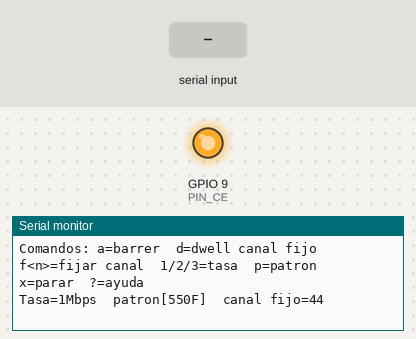
Recording of a sketch running on a simulated ESP32-S3. Shown: output pins drawn as LEDs (lit = HIGH), the last lines printed to the serial monitor. The inputs (shaded band) are chosen by the test bench. Pins used as bus, display or sensor lines are not drawn.

Above: at 1.7 s.
1.8 s: "1" received over Serial
At 3.0 s:
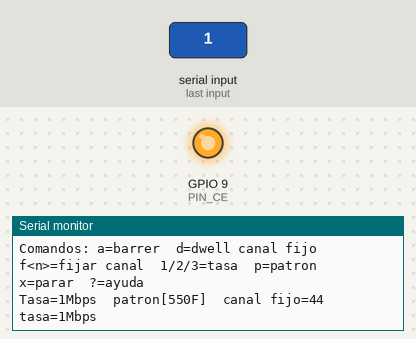
3.3 s: "3" received over Serial
At 4.2 s:
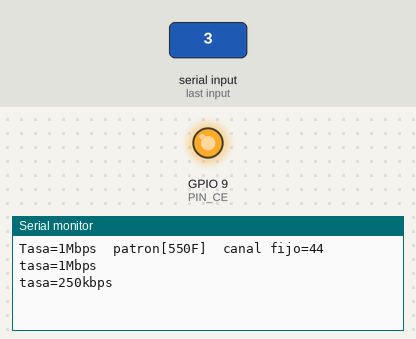
4.8 s: "p" received over Serial
At 5.4 s:
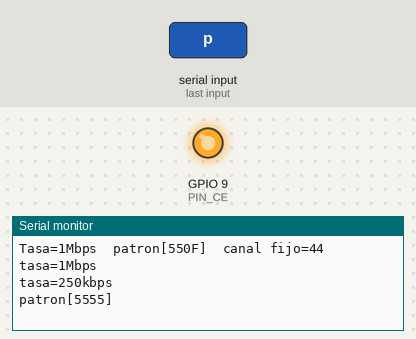

The sketch:

nrf24_sniff.ino
```cpp
// ============================================================================
// DronLink - nrf24_sniff
// Sniffer PROMISCUO de 2.4 GHz con nRF24L01+ para capturar y volcar los
// paquetes que emite el mando del dron (modelo L0712/L0717, dron balon H18).
//
// Placa:  YD-ESP32-S3 (YD-ESP32-23 V1.3)  FQBN esp32s3,FlashSize=16M,PSRAM=opi
// Radio:  nRF24L01+ (mismo cableado que nrf24_multi: CE=9 CSN=10 SCK=12 MOSI=11 MISO=13)
//
// Metodo (Goodspeed/Betz): CRC off, auto-ack off, direccion corta de 2 bytes
// puesta a un patron tipo preambulo (0x55/0xAA) para "engancharse" al preambulo
// de CUALQUIER paquete; se recibe siempre 32 bytes crudos. Se barre el canal y
// se vuelca en hex lo que caiga. Luego se analiza (y se descifra XN297) offline.
//
// Serie 115200. Comandos:
//   a         barrer todos los canales (lista los que tienen trafico)
//   d         "dwell": quedarse en el canal fijo y volcar todo lo que llegue
//   f<n>      fijar canal n (0..125)   ej: f44
//   1 / 2 / 3 tasa 1Mbps / 2Mbps / 250kbps
//   p         rotar patron de direccion promiscua (55 55 / AA AA / 00 AA / 55)
//   x         parar
//   ?         ayuda
// ============================================================================

#include <Arduino.h>
#include <SPI.h>

// ---- Pines ------------------------------------------------------------------
static const int PIN_CE = 9, PIN_CSN = 10, PIN_SCK = 12, PIN_MOSI = 11, PIN_MISO = 13;

SPIClass nrfSPI(FSPI);
static inline void CSN(bool h){ digitalWrite(PIN_CSN, h); }
static inline void CE(bool h){ digitalWrite(PIN_CE, h); }

// ---- Registros nRF24 --------------------------------------------------------
enum {
  R_CONFIG=0x00, R_EN_AA=0x01, R_EN_RXADDR=0x02, R_SETUP_AW=0x03, R_SETUP_RETR=0x04,
  R_RF_CH=0x05, R_RF_SETUP=0x06, R_STATUS=0x07, R_RX_ADDR_P0=0x0A, R_RX_PW_P0=0x11,
  R_FIFO_STATUS=0x17, R_DYNPD=0x1C, R_FEATURE=0x1D
};
static const uint8_t C_R_RX_PAYLOAD=0x61, C_FLUSH_RX=0xE2, C_W_REGISTER=0x20, C_R_REGISTER=0x00, C_NOP=0xFF;

uint8_t wreg(uint8_t r, uint8_t v){ CSN(0); nrfSPI.transfer(C_W_REGISTER|r); uint8_t s=nrfSPI.transfer(v); CSN(1); return s; }
uint8_t rreg(uint8_t r){ CSN(0); nrfSPI.transfer(C_R_REGISTER|r); uint8_t v=nrfSPI.transfer(C_NOP); CSN(1); return v; }
void wregN(uint8_t r, const uint8_t* b, uint8_t n){ CSN(0); nrfSPI.transfer(C_W_REGISTER|r); for(uint8_t i=0;i<n;i++) nrfSPI.transfer(b[i]); CSN(1); }
void cmd(uint8_t c){ CSN(0); nrfSPI.transfer(c); CSN(1); }
void readPayload(uint8_t* b, uint8_t n){ CSN(0); nrfSPI.transfer(C_R_RX_PAYLOAD); for(uint8_t i=0;i<n;i++) b[i]=nrfSPI.transfer(C_NOP); CSN(1); }

// ---- Estado -----------------------------------------------------------------
uint8_t  rate = 0;          // 0=1M 1=2M 2=250K
uint8_t  rfsetup_for_rate(){ return rate==0?0x06 : rate==1?0x0E : 0x26; }
const char* rate_name(){ return rate==0?"1Mbps":rate==1?"2Mbps":"250kbps"; }

uint8_t  addrPat = 0;       // patron de direccion promiscua
uint8_t  promAW; uint8_t promAddr[5]; uint8_t promAWlen;
void setAddrPattern(uint8_t p){
  // SETUP_AW: 0=2bytes(ilegal pero clones=2B), 1=3B,2=4B,3=5B
  switch(p){
    // Patron 0 = preambulo XN297 (55 0F 71), 3 bytes: engancha SOLO paquetes
    // XN297 reales (lo que usan estos juguetes) -> casi sin ruido.
    case 0: promAWlen=3; promAW=0x01; promAddr[0]=0x55; promAddr[1]=0x0F; promAddr[2]=0x71; break;
    case 1: promAWlen=2; promAW=0x00; promAddr[0]=0x55; promAddr[1]=0x55; break;
    case 2: promAWlen=2; promAW=0x00; promAddr[0]=0xAA; promAddr[1]=0xAA; break;
    default:promAWlen=2; promAW=0x00; promAddr[0]=0x00; promAddr[1]=0xAA; break;
  }
}

uint8_t  fixedCh = 44;
enum Mode { IDLE, SWEEP, DWELL, FASTSWEEP };
Mode mode = IDLE;

// ---- Configuracion promiscua (Betz/Goodspeed) ------------------------------
void promInit(uint8_t ch){
  CE(0);
  wreg(R_CONFIG, 0x70);            // IRQs OFF, CRC OFF, PWR_DOWN, PRX
  wreg(R_EN_AA, 0x00);             // auto-ack off
  wreg(R_EN_RXADDR, 0x01);         // pipe 0
  wreg(R_SETUP_AW, promAW);        // 2 bytes (ilegal->2B en clones)
  wreg(R_SETUP_RETR, 0x00);
  wreg(R_RF_CH, ch);
  wreg(R_RF_SETUP, rfsetup_for_rate());
  wregN(R_RX_ADDR_P0, promAddr, promAWlen);
  wreg(R_RX_PW_P0, 32);            // payload fijo 32
  wreg(R_DYNPD, 0x00);
  wreg(R_FEATURE, 0x00);
  cmd(C_FLUSH_RX);
  wreg(R_STATUS, 0x70);            // limpia flags
  wreg(R_CONFIG, 0x73);            // PWR_UP + PRX (CRC off, IRQ off)
  delayMicroseconds(1500);
  CE(1);
}

void setChannel(uint8_t ch){ CE(0); wreg(R_RF_CH, ch); cmd(C_FLUSH_RX); wreg(R_STATUS,0x70); CE(1); delayMicroseconds(300); }

bool rxReady(){ return !(rreg(R_FIFO_STATUS) & 0x01); }   // FIFO no vacia

void dumpFrame(uint8_t ch, const uint8_t* b){
  Serial.printf("CH%3u %-7s AW%u[%02X%02X] : ", ch, rate_name(), promAWlen, promAddr[0], promAddr[1]);
  for(uint8_t i=0;i<32;i++) Serial.printf("%02X", b[i]);
  Serial.println();
}

// ---- Barrido LENTO: cuenta paquetes por canal (una pasada) ------------------
void doSweep(){
  Serial.printf("\n== SWEEP %s patron[%02X%02X] (escuchando ~35ms/canal) ==\n", rate_name(), promAddr[0], promAddr[1]);
  uint16_t total=0;
  for(uint8_t ch=0; ch<126; ch++){
    setChannel(ch);
    uint32_t t0=millis(); uint8_t cnt=0; uint8_t sample[32]; bool got=false;
    while(millis()-t0 < 35){
      if(rxReady()){ readPayload(sample,32); wreg(R_STATUS,0x40); cnt++; got=true; if(cnt>=200) break; }
    }
    if(got){ total+=cnt; Serial.printf("CH%3u (%4u MHz): %3u pkts | muestra ", ch, 2400+ch, cnt); for(uint8_t i=0;i<16;i++) Serial.printf("%02X",sample[i]); Serial.println(); }
    if(Serial.available()) break;
  }
  Serial.printf("== fin sweep, total %u pkts ==\n", total);
}

// ---- Barrido RAPIDO continuo: vuelca cada paquete con su canal --------------
// ~6 ms/canal sobre 0..99 -> toda la banda en ~0.6 s. Para cazar rafagas (bind).
void doFastSweep(){
  for(uint8_t ch=10; ch<60; ch++){     // zona del bind (canales bajos-medios)
    setChannel(ch);
    uint32_t t0=millis();
    while(millis()-t0 < 6){
      if(rxReady()){
        uint8_t b[32]; readPayload(b,32); wreg(R_STATUS,0x40);
        Serial.printf("CH%3u:", ch);
        for(uint8_t i=0;i<24;i++) Serial.printf("%02X", b[i]);
        Serial.println();
      }
    }
    if(Serial.available()) return;   // atiende comandos entre pasadas
  }
}

void setup(){
  Serial.begin(115200);
  delay(400);
  pinMode(PIN_CE, OUTPUT); pinMode(PIN_CSN, OUTPUT); CE(0); CSN(1);
  nrfSPI.begin(PIN_SCK, PIN_MISO, PIN_MOSI, -1);
  nrfSPI.beginTransaction(SPISettings(8000000, MSBFIRST, SPI_MODE0));
  delay(100);
  setAddrPattern(addrPat);
  promInit(fixedCh);
  Serial.println(F("\n=== DronLink nrf24_sniff (modo promiscuo) ==="));
  Serial.println(F("Enciende el MANDO del dron cerca (en modo bind: mando on, dron off)."));
  Serial.println(F("Comandos: a=barrer  d=dwell canal fijo  f<n>=fijar canal  1/2/3=tasa  p=patron  x=parar  ?=ayuda"));
  Serial.printf("Tasa=%s  patron[%02X%02X]  canal fijo=%u\n", rate_name(), promAddr[0], promAddr[1], fixedCh);
}

void handleSerial(){
  static String num="";
  while(Serial.available()){
    char c=Serial.read();
    if(c=='f'){ num=""; // leer numero a continuacion
      // espera breve a los digitos
      uint32_t t=millis(); String n="";
      while(millis()-t<300){ if(Serial.available()){ char d=Serial.read(); if(d>='0'&&d<='9'){ n+=d; t=millis(); } else break; } }
      if(n.length()){ fixedCh=constrain(n.toInt(),0,125); setChannel(fixedCh); Serial.printf("canal fijo=%u (%u MHz)\n",fixedCh,2400+fixedCh);}
      continue;
    }
    switch(c){
      case 'a': mode=SWEEP; break;
      case 'F': mode=FASTSWEEP; Serial.println("FAST SWEEP continuo (ch0-99, ~6ms/ch)"); break;
      case 'd': mode=DWELL; promInit(fixedCh); Serial.printf("DWELL en CH%u %s patron[%02X%02X]\n",fixedCh,rate_name(),promAddr[0],promAddr[1]); break;
      case 'x': mode=IDLE; Serial.println("parado"); break;
      case '1': rate=0; promInit(fixedCh); Serial.printf("tasa=%s\n",rate_name()); break;
      case '2': rate=1; promInit(fixedCh); Serial.printf("tasa=%s\n",rate_name()); break;
      case '3': rate=2; promInit(fixedCh); Serial.printf("tasa=%s\n",rate_name()); break;
      case 'p': addrPat=(addrPat+1)&3; setAddrPattern(addrPat); promInit(fixedCh); Serial.printf("patron[%02X%02X]\n",promAddr[0],promAddr[1]); break;
      case '?': Serial.println(F("a=barrer d=dwell f<n>=canal 1/2/3=tasa p=patron x=parar")); break;
      default: break;
    }
  }
}

void loop(){
  handleSerial();
  if(mode==SWEEP){ doSweep(); mode=IDLE; }
  else if(mode==FASTSWEEP){ doFastSweep(); }
  else if(mode==DWELL){
    if(rxReady()){ uint8_t b[32]; readPayload(b,32); wreg(R_STATUS,0x40); dumpFrame(fixedCh,b); }
  }
}
```

Measured:
- after the input at 1.8 s, the serial monitor: prints a new line at once (image 1)
- after the input at 3.3 s, the serial monitor: prints a new line at once (image 2)
- after the input at 4.8 s, the serial monitor: prints a new line at once (image 3)
